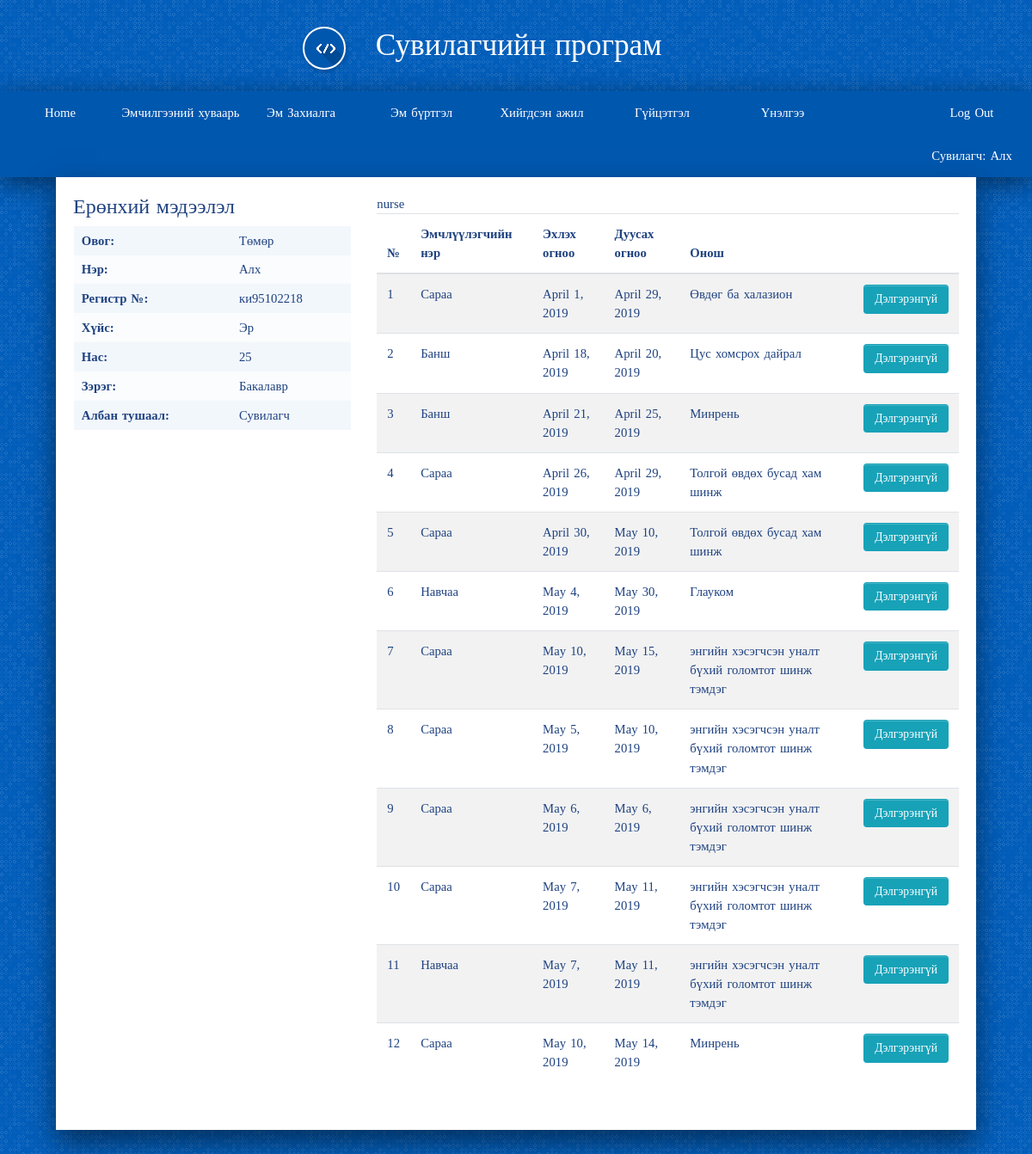
Screenshot of / (signed in) with the database file from the repository.
### account/models.py (models this page shows, shortened)
class User(AbstractUser):
    is_worker       = models.BooleanField('worker status', default=False)
    is_costumer     = models.BooleanField('costumer status', default=False)

class Worker(models.Model):
    user            = models.OneToOneField(User, on_delete=models.CASCADE, primary_key=True, related_name='worker')
    firstname       = models.CharField(max_length=200)
    lastname        = models.CharField(max_length=200)
    register        = models.CharField(max_length=200)
    gender          = models.ForeignKey(Gender,on_delete=models.SET_NULL, null=True, blank=True)
    age             = models.IntegerField(null=True, blank=True)
    degree          = models.ForeignKey(Degree, on_delete=models.SET_NULL, null=True, blank=True)
    position        = models.ForeignKey(Position, on_delete=models.SET_NULL, null=True, blank=True)
    def __str__(self):
        return self.firstname
    def is_doctor(self):
        return self.position.name == "Эмч"

class Gender(models.Model):
    name            = models.CharField(max_length=200)
    def __str__(self):
        return self.name

class Degree(models.Model):
    name            = models.CharField(max_length=200)
    def __str__(self):
        return self.name

class Position(models.Model):
    name            = models.CharField(max_length=200)
    def __str__(self):
        return self.name

class Costumer(models.Model):
    user            = models.OneToOneField(User, on_delete=models.CASCADE, primary_key=True, related_name='costumer')
    firstname       = models.CharField(max_length=200)
    lastname        = models.CharField(max_length=200)
    register        = models.CharField(max_length=200)
    gender          = models.ForeignKey(Gender,on_delete=models.SET_NULL, null=True, blank=True)
    age             = models.IntegerField(null=True, blank=True)
    description     = models.CharField(max_length=200)
    def __str__(self):
        return self.firstname

### drug/models.py (models this page shows, shortened)
class Emchilgee(models.Model):
    start_date      = models.DateField(default=timezone.now)
    end_date        = models.DateField(default=timezone.now)
    worker          = models.ForeignKey(Worker, on_delete=models.SET_NULL, null=True, blank=True)
    costumer        = models.ForeignKey(Costumer, on_delete=models.SET_NULL, null=True, blank=True)
    onosh           = models.ForeignKey(Onosh, on_delete=models.SET_NULL, null=True, blank=True)
    created_date    = models.DateField(default=timezone.now)

class Onosh(models.Model):
    category    = models.CharField(max_length=200, null=True, blank=True)
    disc        = models.CharField(max_length=400, null=True, blank=True)
    code        = models.CharField(max_length=20, null=True, blank=True)
    def __str__(self):
        return self.disc

### main/views.py (the view)
# urls.py: 2. Add a URL to urlpatterns:  url(r'^$', Home.as_view(), name='home')
@login_required
def Home(request):
    data = {}
    all_work = []
    if request.user.is_worker:
        pprint.pprint('worker')
        if request.user.worker.is_doctor():
            pprint.pprint('doctor')
            user = Worker.objects.filter(user=request.user)
            emchilgee = Emchilgee.objects.all()
        else:
            pprint.pprint('nurse')
            user = Worker.objects.filter(user=request.user)
            pprint.pprint(request.user)
            emchilgee = Emchilgee.objects.filter(worker = request.user.worker)
            pprint.pprint('****')
    else:
        user = Costumer.objects.filter(user=request.user)
        emchilgee = Emchilgee.objects.filter(costumer=request.user.costumer)
    data['emchilgee'] = emchilgee
    data['user'] = user
    template_name = 'index.html'
    return render(request, template_name, data)

### templates/index.html
{% extends "base.html" %}
{% load bootstrap3 %}
{% block content %}
<div class="row">
  <div class="col-md-4">
      <h4> Ерөнхий мэдээлэл </h4>
      <table class="list hoverable">
        <tbody>
          {% for data in user %}
            <tr>
              <td> <b>Овог:</b> </td>
              <td> {{data.lastname}} </td>
            </tr>
            <tr>
              <td><b> Нэр: </b></td>
              <td> {{data.firstname}} </td>
            </tr>
            <tr>
              <td><b> Регистр №: </b></td>
              <td> {{data.register}} </td>
            </tr>
            <tr>
              <td><b> Хүйс: </b></td>
              <td> {{data.gender}} </td>
            </tr>
            <tr>
              <td><b> Нас: </b></td>
              <td> {{data.age}} </td>
            </tr>
            {% if request.user.is_worker %}
              <tr>
                <td><b> Зэрэг: </b></td>
                <td> {{data.degree}} </td>
              </tr>
              <tr>
                <td><b> Албан тушаал: </b></td>
                <td> {{data.position}} </td>
              </tr>
            {% else %}
            <tr>
              <td><b> Нэмэлт мэдээлэл: </b></td>
              <td> {{data.description}} </td>
            </tr>
            {% endif %}
          {% endfor%}
        </tbody>
      </table>
  </div>
  <div class="col-md-8">
    {% if request.user.is_worker %}
      {% if request.user.worker.is_doctor %}
        <span> doctor </span>
      {% else %}
        <span> nurse </span>
        <table class="table table-striped">
          <thead>
            <th> № </th>
            <th> Эмчлүүлэгчийн нэр </th>
            <th> Эхлэх огноо </th>
            <th> Дуусах огноо </th>
            <th> Онош </th>
            <th>  </th>
          </thead>
          <tbody>
            {% for items in emchilgee %}
              <tr>
                <td> {{ forloop.counter }} </td>
                <td> {{ items.costumer }} </td>
                <td> {{ items.start_date }} </td>
                <td> {{ items.end_date }} </td>
                <td> {{ items.onosh }} </td>
                <td>
                  <a href="{% url 'drug:emchilgee_details' items.id %}" class="btn btn-info btn-xs">Дэлгэрэнгүй</a>
                </td>
              </tr>
            {% endfor %}
          </tbody>
        </table>
      {% endif %}
    {% endif %}
  </div>
</div>
{% endblock %}

### templates/base.html (shortened to what this page needs)
{% load staticfiles %}
<!DOCTYPE html>
<html>
<head>
	<link rel="stylesheet" href="https://stackpath.bootstrapcdn.com/bootstrap/4.1.3/css/bootstrap.min.css">
	<link rel="stylesheet" href="{% static 'css/style.css' %}">
	<link rel="stylesheet" href="{% static 'css/basic.css' %}">
	<link rel="stylesheet" href="{% static 'css/navigator.css' %}">
	<link rel="stylesheet" href="https://use.fontawesome.com/releases/v5.8.1/css/all.css">
</head>
<body>
{% if request.user.is_authenticated %}
	{% if request.user.is_worker %}
		{% if request.user.worker.is_doctor %}
			<div class="title">
					<i class="logo-design-guide"></i>
					Сувилагчийн програм
			</div>
			<div class="header">
				<label for="show-menu" class="show-menu">Цэс </label>
				<ul id="menu" class="menu">
						<li><a href="{% url 'home' %}"> Нүүр хуудас </a></li>
						<li><a href="{% url 'drug:all_emchilgee_list' %}"> Гүйцэтгэл </a></li>
						<li class="float-right"><a href="{% url 'account:logout'%}"> Log Out </a></li>
						<li class="float-right"> <a href="#"> Эмч: {{ request.user.worker }} </a> </li>
				</ul>
			</div>
		{% else %}
			<div class="title">
					<i class="logo-design-guide"></i>
					Сувилагчийн програм
			</div>
			<div class="header">
				<ul id="menu" class="menu">
						<li><a href="{% url 'home' %}"> Home </a></li>
						<li><a href="{% url 'drug:emchilgee_list' %}"> Эмчилгээний хуваарь </a></li>
						<li><a href="{% url 'drug:drug_order' %}"> Эм Захиалга </a></li>
						<li><a href="{% url 'drug:drug_detail' %}"> Эм бүртгэл </a></li>
						<li><a href="{% url 'drug:emchilgee_list_done' %}"> Хийгдсэн ажил </a></li>
						<li><a href="{% url 'drug:reviews' %}"> Гүйцэтгэл </a></li>
						<li><a href="{% url 'drug:commend' %}"> Үнэлгээ </a></li>
						<li class="float-right"><a href="{% url 'account:logout'%}"> Log Out </a></li>
						<li class="float-right"><a href="#"> Сувилагч: {{ request.user.worker }}</a></li>
				</ul>
			</div>
		{% endif %}
	{% endif %}
{% endif %}
<div class="container">
	<div class="main">
	    {% block content %}
			{% endblock %}
	</div>
</div>
</body>
</html>

### static/css/style.css (style rules this page uses)
body { background-color: #e9e9e9; }

### static/css/basic.css (style rules this page uses)
body { font-family: "Fira Sans Condensed"; font-weight: 400; font-size: 0.92em; color: #1f4280; background-color: #005dba; line-height: 1.5em; word-spacing: 0.1em; margin: 0; }
.container { display: grid; grid-template-columns: auto 1400px auto; grid-template-rows: auto auto auto auto 60px; }
.title { grid-column: 2/3; grid-row: 1/2; font-weight: 200; font-size: 2.4em; color: #fff; line-height: 3em; text-align: center; }
.title [class^="logo-"] { border: 2px solid #fff; margin-right: 24px; margin-left: -78px; }
.header { grid-column: 2/3; grid-row: 2/3; border-radius: 4px 4px 0 0; overflow: hidden; box-shadow: 0px 7px 31px rgba(0, 0, 0, 0.5); background-color: #0057ae; }
.main { grid-column: 2/3; grid-row: 3/4; background-color: #fff; box-shadow: 0px 15px 31px rgba(0, 0, 0, 0.5); padding: 20px 20px 40px 20px; min-width: 0; }
table.list { border-collapse: collapse; width: 100%; }
table.list th, table.list td { padding: .4em .6em; vertical-align: top; }
table.list tbody tr:nth-child(odd) { background-color: rgba(0, 93, 186, 0.05) }
table.list tbody tr:nth-child(even) { background-color: rgba(0, 93, 186, 0.02) }
table.hoverable tbody tr td { border-left: 1px solid transparent; }
a { color: #ff5722; text-decoration: none; }
.btn { font-family: "Fira Sans Condensed"; font-size: 0.92em; }
.btn { display: inline-block; font-weight: normal; text-align: center; vertical-align: middle; touch-action: manipulation; cursor: pointer; background-image: none; border: 1px solid transparent; white-space: nowrap; padding: 6px 12px; line-height: 1.42857143; -webkit-border-radius: 4px; border-radius: 4px; -webkit-user-select: none; -moz-user-select: none; -ms-user-select: none; user-select: none; color: #fff; box-shadow: inset 0 1px 0 rgba(255,255,255,0.2); text-decoration: none; transition: background-color .2s ease-in-out, border-color .2s ease-in-out; }
@media screen and (max-width: 1440px) { .container { grid-template-columns: 20px auto 20px; } }
ul.menu { margin:0; padding:0; transition: background-color .15s ease-in-out; min-height: 50px; }
ul.menu li { display:inline-block; float: left; }
ul.menu li a { display:block; min-width:140px; height: 50px; text-align: center; line-height: 50px; color: #fff; background: #0057ae; transition: background-color .20s ease-in-out; }
ul.menu .float-right { float: right; }

### static/css/navigator.css (style rules this page uses)
[class^="logo-"] { display: inline-block; width: 50px; height: 50px; box-shadow: 1px 2px 4px 1px rgba(0,0,0,.15); transition: box-shadow .2s ease-in-out; border-radius: 50%; vertical-align: middle; }

### rows the page displays
User: user.worker "Алх"
Worker: lastname "Төмөр", firstname "Алх", register "ки95102218", gender "Эр", age "25", degree "Бакалавр", position "Сувилагч"
Emchilgee: costumer "Сараа", start_date "April 1, 2019", end_date "April 29, 2019", onosh "Өвдөг ба халазион"
Emchilgee: costumer "Банш", start_date "April 18, 2019", end_date "April 20, 2019", onosh "Цус хомсрох дайрал"
Emchilgee: costumer "Банш", start_date "April 21, 2019", end_date "April 25, 2019", onosh "Минрень"
Emchilgee: costumer "Сараа", start_date "April 26, 2019", end_date "April 29, 2019", onosh "Толгой өвдөх бусад хам шинж"
Emchilgee: costumer "Сараа", start_date "April 30, 2019", end_date "May 10, 2019", onosh "Толгой өвдөх бусад хам шинж"
Emchilgee: costumer "Навчаа", start_date "May 4, 2019", end_date "May 30, 2019", onosh "Глауком"
Emchilgee: costumer "Сараа", start_date "May 10, 2019", end_date "May 15, 2019", onosh "энгийн хэсэгчсэн уналт бүхий голомтот шинж тэмдэг"
Emchilgee: costumer "Сараа", start_date "May 5, 2019", end_date "May 10, 2019", onosh "энгийн хэсэгчсэн уналт бүхий голомтот шинж тэмдэг"
Emchilgee: costumer "Сараа", start_date "May 6, 2019", end_date "May 6, 2019", onosh "энгийн хэсэгчсэн уналт бүхий голомтот шинж тэмдэг"
Emchilgee: costumer "Сараа", start_date "May 7, 2019", end_date "May 11, 2019", onosh "энгийн хэсэгчсэн уналт бүхий голомтот шинж тэмдэг"
Emchilgee: costumer "Навчаа", start_date "May 7, 2019", end_date "May 11, 2019", onosh "энгийн хэсэгчсэн уналт бүхий голомтот шинж тэмдэг"
Emchilgee: costumer "Сараа", start_date "May 10, 2019", end_date "May 14, 2019", onosh "Минрень"
